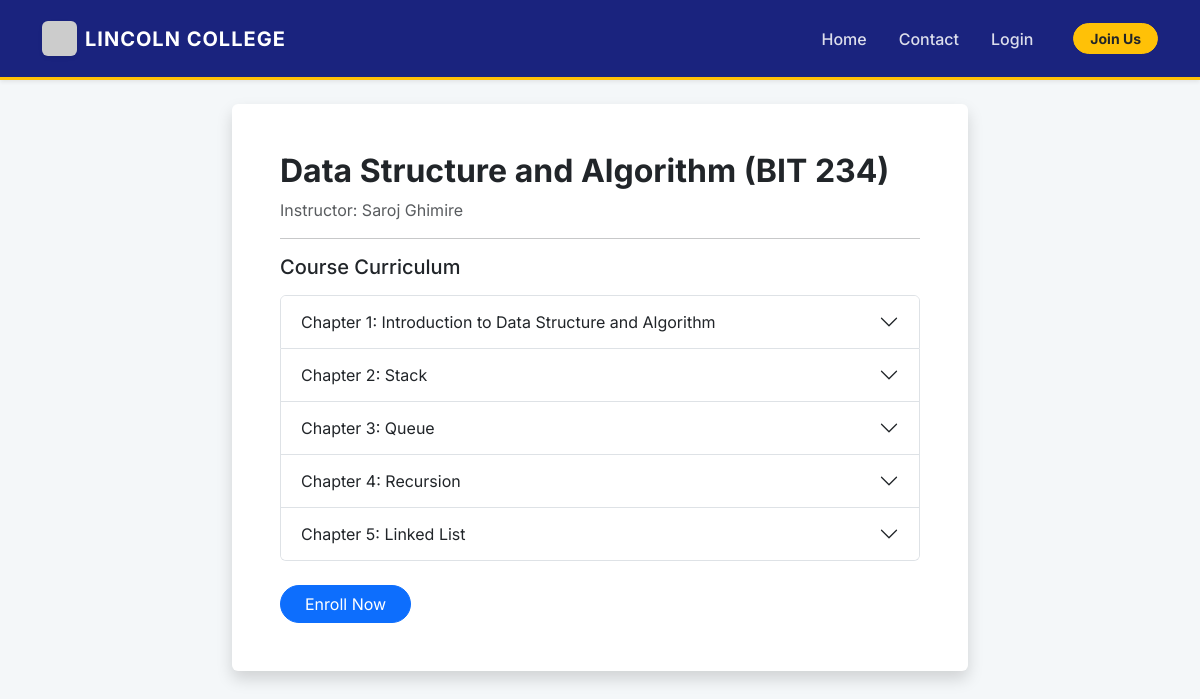
/course/5, run on the app's committed database.
### app.py (models this page shows)
class Course(db.Model):
    id = db.Column(db.Integer, primary_key=True)
    title = db.Column(db.String(100), nullable=False)
    code = db.Column(db.String(20), unique=True, nullable=False)
    instructor = db.Column(db.String(100))
    year = db.Column(db.Integer, default=1) # Supports years 1-4
    description = db.Column(db.Text)
    modules = db.relationship('Module', backref='course', lazy=True, cascade="all, delete-orphan")

class Module(db.Model):
    id = db.Column(db.Integer, primary_key=True)
    course_id = db.Column(db.Integer, db.ForeignKey('course.id'), nullable=False)
    title = db.Column(db.String(100), nullable=False)

### app.py (the view)
@app.route('/course/<int:course_id>')
def course_view(course_id):
    course = Course.query.get_or_404(course_id)
    return render_template('course_view.html', course=course)

### templates/course_view.html (shortened to what this page needs)
{% extends "base.html" %}
{% block content %}
<div class="row justify-content-center">
    <div class="col-md-8">
        <div class="bg-white p-5 shadow rounded">
            <h2 class="fw-bold">{{ course.title }} ({{ course.code }})</h2>
            <p class="text-muted">Instructor: {{ course.instructor }}</p>
            <hr>
            <h5 class="mb-3">Course Curriculum</h5>
            <div class="accordion" id="acc">
                {% for m in course.modules %}
                <div class="accordion-item">
                    <h2 class="accordion-header">
                        <button class="accordion-button collapsed" data-bs-toggle="collapse" data-bs-target="#m{{m.id}}">
                            Chapter {{ loop.index }}: {{ m.title }}
                        </button>
                    </h2>
                </div>
                {% else %}
                <p class="text-muted">No chapters added yet.</p>
                {% endfor %}
            </div>
            <a href="/enroll/{{course.id}}" class="btn btn-primary mt-4 px-4 rounded-pill">Enroll Now</a>
        </div>
    </div>
</div>
{% endblock %}

### static/css/style.css (style rules this page uses)
:root { --lincoln-blue: #1a237e; --lincoln-gold: #ffc107; --bg-light: #f4f7f9; }
body { background-color: var(--bg-light); font-family: 'Inter', sans-serif; }

### data on the page
Course: title "Data Structure and Algorithm", code "BIT 234", instructor "Saroj Ghimire"
Module: title "Introduction to Data Structure and Algorithm"
Module: title "Stack"
Module: title "Queue"
Module: title "Recursion"
Module: title "Linked List"
